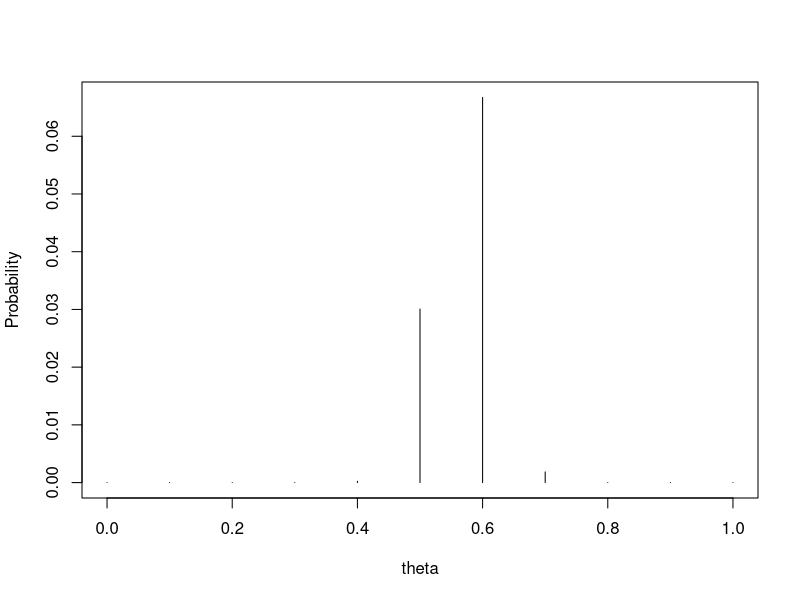
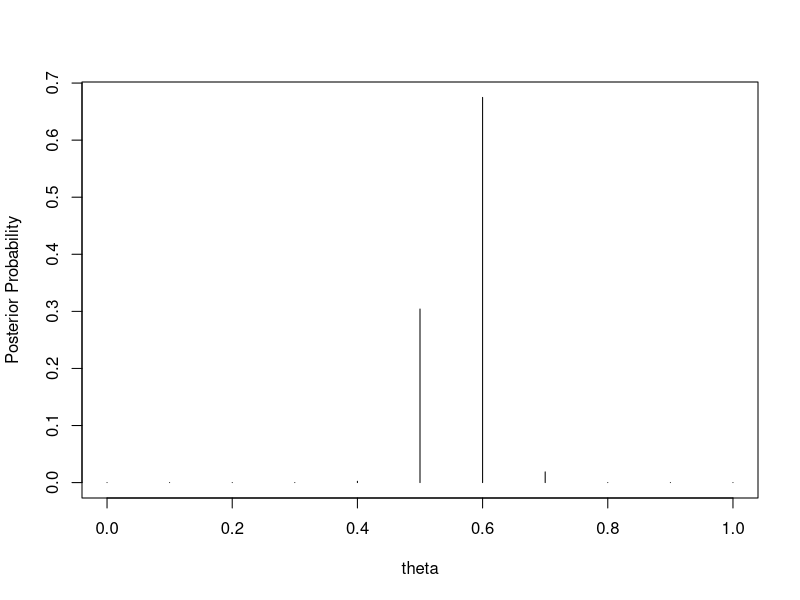
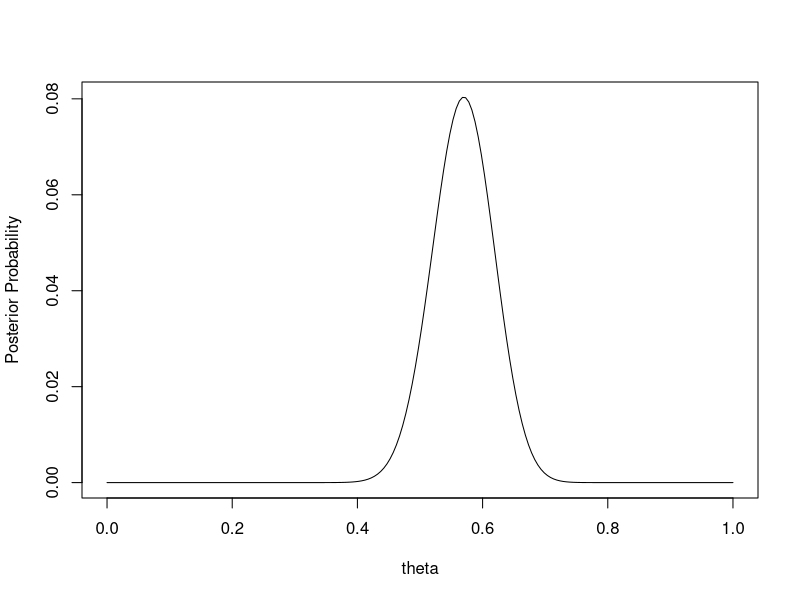
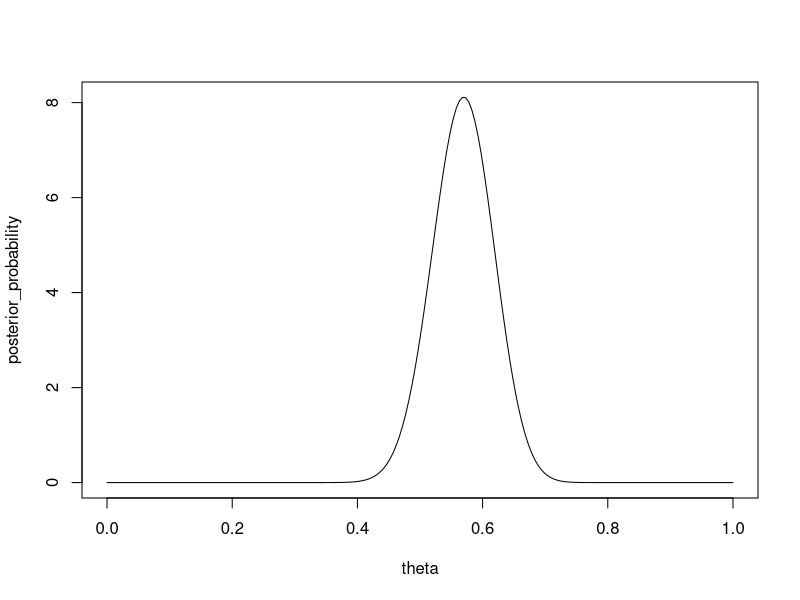

Write the R code that produced these figures, in order.
## ---- chunk 1
knitr::opts_chunk$set(echo = TRUE)
## ---- chunk 2
theta=seq(0,1,by = 0.1)
probability = (choose(100,57)) * (theta ^ 57) * ((1-theta) ^ 43)
probability
plot(theta,probability,type = 'h', ylab = 'Probability')
## ---- chunk 3
prior_probability = rep(1/11,11)
post_probability = theta ^ 57 * (1-theta) ^ 43 * (1/11)
post_probability = post_probability/sum(post_probability)
post_probability
plot(theta,post_probability, type = 'h', ylab = "Posterior Probability")

## ---- chunk 4
theta = seq(0,1,length = 200)
prior_probability = 1
posterior_probability = choose(100,57) * theta ^ 57 * (1-theta) ^ 43 * 1
posterior_probability
plot(theta,posterior_probability,type = 'l' , ylab = 'Posterior Probability')
## ---- chunk 5
theta = seq(0,1,length = 200)
posterior_probability = dbeta(theta,58,44)
posterior_probability
plot(theta,posterior_probability,type = 'l', ylabs = "Posterior Probability")
## ---- chunk 6
theta[posterior_probability == max(posterior_probability)]
